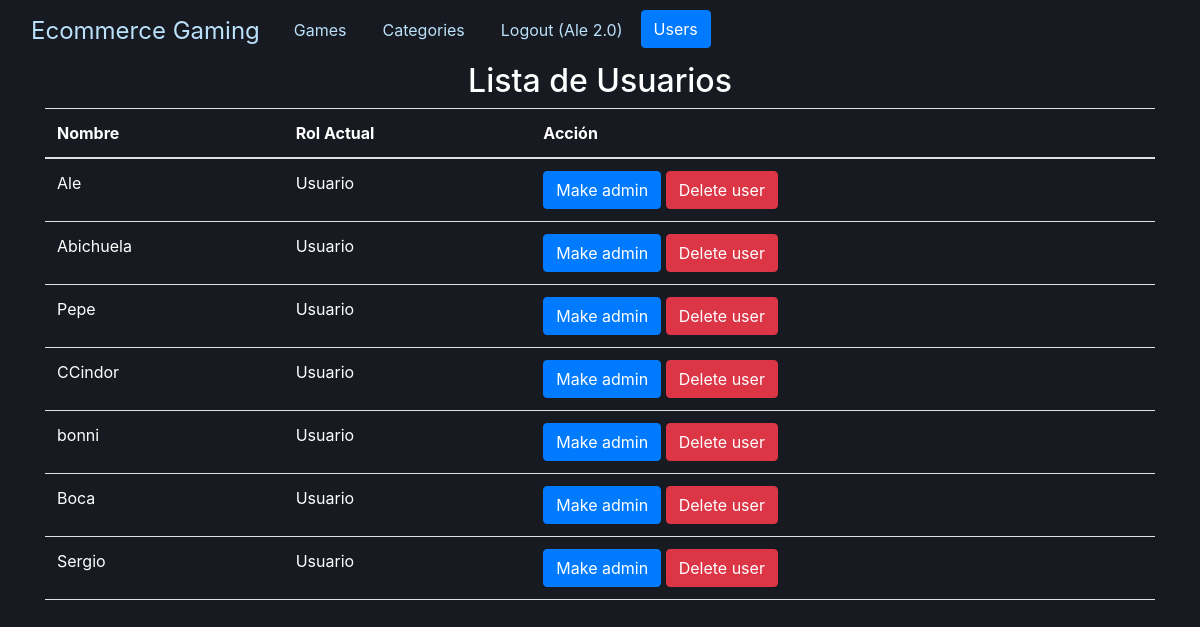
Page /Allende-Monsalvo-TPE-Grupo-84/TPE-Parte-1/proyecto-ecommerce/users (signed in) on the committed database.
### tables this page shows
CREATE TABLE `usuarios` (
  `Id_usuario` int(11) NOT NULL,
  `SuperAdmin` tinyint(1) NOT NULL DEFAULT 0,
  `EsAdmin` tinyint(1) DEFAULT 0,
  `Email` varchar(50) NOT NULL,
  `Username` varchar(50) NOT NULL,
  `Password` varchar(255) NOT NULL
);

### Allende-Monsalvo-TPE-Grupo-84/TPE-Parte-1/proyecto-ecommerce/app/views/userView.php (called while the page is built, shortened)
<?php
class UserView
{
    public function showListUsers($users)
    {
        require_once './templates/listUsers.phtml';
    }
}

### Allende-Monsalvo-TPE-Grupo-84/TPE-Parte-1/proyecto-ecommerce/app/controllers/userController.php (called while the page is built, shortened)
<?php
require_once './app/models/userModel.php';
require_once './app/views/userView.php';
class UserController
{
    private $userModel;
    private $userView;
    function __construct()
    {
        $this->userModel = new UserModel();
        $this->userView = new UserView();
    }
    public function showListUsers()
    {
        $users = $this->userModel->getAllUsers();
        $this->userView->showListUsers($users);
    }
}

### Allende-Monsalvo-TPE-Grupo-84/TPE-Parte-1/proyecto-ecommerce/app/models/userModel.php (called while the page is built, shortened)
<?php
require_once './config/db.php';
class UserModel
{
    private $conn;
    function __construct()
    {
        $this->database = new Database();
        $this->conn = $this->database->getConnection();
    }
    public function getAllUsers()
    {
        $stmt = $this->conn->prepare("SELECT * FROM usuarios");
        $stmt->execute();
        $result = $stmt->fetchAll(PDO::FETCH_OBJ);
        return $result;
    }
}

### Allende-Monsalvo-TPE-Grupo-84/TPE-Parte-1/proyecto-ecommerce/config/db.php (called while the page is built, shortened)
<?php
class Database
{
    private $conn;
    function __construct()
    {
        $this->host = DB_HOST;
        $this->dbname = DB_NAME;
        $this->user = DB_USER;
        $this->password = DB_PASSWORD;
        try {
            $dsn = "mysql:host={$this->host};dbname={$this->dbname}";
            $this->conn = new PDO($dsn, $this->user, $this->password);
            $this->conn->setAttribute(PDO::ATTR_ERRMODE, PDO::ERRMODE_EXCEPTION);
        } catch (PDOException $e) {
            die("Error de conexión: " . $e->getMessage());
        }
    }
    public function getConnection()
    {
        return $this->conn;
    }
    public function closeConnection()
    {
        $this->conn = null;
    }
}

### Allende-Monsalvo-TPE-Grupo-84/TPE-Parte-1/proyecto-ecommerce/templates/listUsers.phtml (the view, shortened to what this page needs)
<?php require_once 'header.phtml' ?>
<!DOCTYPE html>
<html lang="es">
<head>
    <link rel="stylesheet" href="https://maxcdn.bootstrapcdn.com/bootstrap/4.0.0/css/bootstrap.min.css">
    <link rel="stylesheet" href="./app/styles/bodyHeader.css">
    <link rel="stylesheet" href="./app/styles/listUsers.css">
</head>
<div class="container">
    <h2 class="text-center">Lista de Usuarios</h2>
    <table class="table">
        <thead>
            <tr>
                <th>Nombre</th>
                <th>Rol Actual</th>
                <th>Acción</th>
            </tr>
        </thead>
        <tbody>
            <?php foreach ($users as $user) : ?>
                <tr>
                    <?php if (!$user->SuperAdmin && !$user->EsAdmin) : ?>
                        <td><?= $user->Username ?></td>
                        <td>Usuario</td>
                        <td>
                            <a href="makeToAdmin/<?= $user->Id_usuario ?>" class='btn btn-primary'>Make admin</a>
                            <a href="deleteUser/<?= $user->Id_usuario ?>" class='btn btn-danger'>Delete user</a>
                        </td>
                    <?php endif; ?>
                </tr>
            <?php endforeach; ?>
        </tbody>
    </table>
</div>

### Allende-Monsalvo-TPE-Grupo-84/TPE-Parte-1/proyecto-ecommerce/app/styles/bodyHeader.css (style rules this page uses)
body { background-color: #171a21; color: #FFFFFF; }

### Allende-Monsalvo-TPE-Grupo-84/TPE-Parte-1/proyecto-ecommerce/app/styles/listUsers.css (style rules this page uses)
table { width: 100%; margin-bottom: 1rem; color: #ffffff; }
th, td { padding: 0.75rem; vertical-align: top; border-top: 1px solid #dee2e6; color: #ffffff; }
th { vertical-align: bottom; border-bottom: 2px solid #dee2e6; }

### rows in the picture
usuarios: Username "Ale"
usuarios: Username "Abichuela"
usuarios: Username "Pepe"
usuarios: Username "CCindor"
usuarios: Username "bonni"
usuarios: Username "Boca"
usuarios: Username "Sergio"

### other values in the picture
$_SESSION['USER_USERNAME'] "Ale 2.0"
